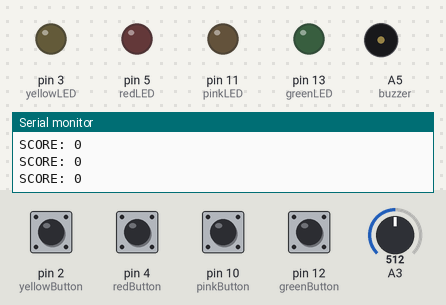
The sketch below on a simulated Arduino Uno, built with avr-gcc and run on an emulated ATmega328P. Shown: output pins drawn as LEDs (lit = HIGH), buzzer (waves = sounding), the last lines printed to the serial monitor. The inputs (shaded band) are chosen by the test bench; at power-on: pin 2 (yellowButton), pin 4 (redButton), pin 10 (pinkButton), pin 12 (greenButton) HIGH, A3 = 512. Random numbers use the default seed unless the sketch sets one.

Above: at 1.2 s.
1.3 s: A3 set to 0
At 3.8 s:
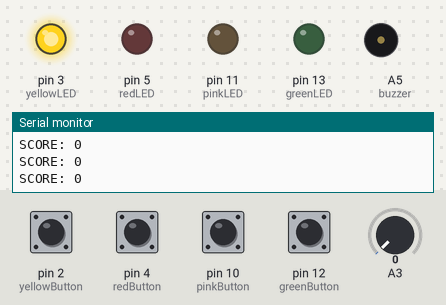
At 6.0 s:
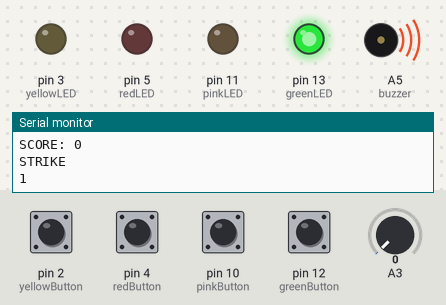
9.5 s: pin 4 (redButton) pulled LOW for 1 s
18.9 s: pin 10 (pinkButton) pulled LOW for 0.15 s
At 25.8 s:
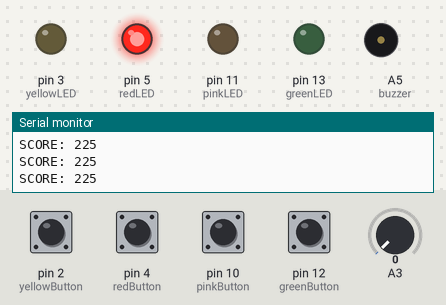
26.2 s: pin 4 (redButton) pulled LOW for 0.15 s
Timing chart, 0 to 67.9 s (numbered marks = the images above; inputs shaded):
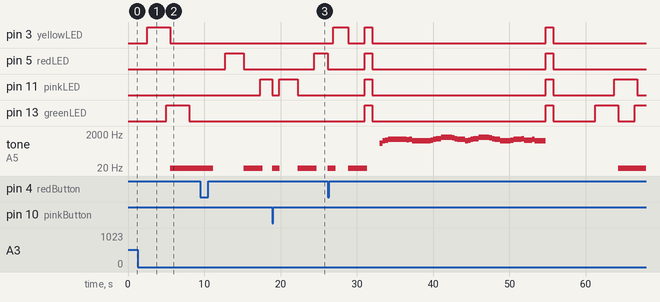

Measured:
- after the input at 1.3 s, pin 3 (yellowLED): LOW → HIGH after 1.2 s, → LOW 3.0 s later; pin 13 (greenLED): LOW → HIGH after 3.7 s, → LOW 3.0 s later
- after the input at 18.9 s, pin 5 (redLED): LOW → HIGH after 5.5 s
- by itself, tone on A5 (buzzer): plays 16 Hz for 1.0 s, 5 Hz for 2.5 s, 587 Hz for 0.35 s, 784 Hz for 0.35 s, 880 Hz for 0.35 s, 988 Hz for 2.5 s … (33 notes in this stretch)

The sketch:

wackamole1d.ino
```cpp
//assign digital pins for LED and button
int pinkLED = 11;
int pinkButton = 10;

int redLED = 5;
int redButton = 4;

int greenLED = 13;
int greenButton = 12;

int yellowLED = 3;
int yellowButton = 2;

int buzzer = A5;

//declare and initialise global variables
bool stopGame = false;
int score = 0;
int strike = 0;
int points = 100;
double lifeSpan = 3000;
int getFaster = 10000;

unsigned long gameTime;
unsigned long updateGame;
unsigned long clockOne;
unsigned long clockTwo;

//game over tune
int numTones = 62;

int tones[] = {587, 784, 880, 988, 988, 988, 988, 988, 988, 988, 932, 988, 784,
               784, 784, 784, 784, 784, 784, 880, 988, 1047, 1047, 1319, 1319, 1319, 1319,
               1175, 1047, 988, 988, 988, 784, 880, 988, 1047, 1047, 1319, 1319, 1319, 1319,
               1175, 1047, 988, 988, 784, 784, 784, 784, 880, 988, 988, 988, 1047, 880, 880,
               880, 988, 784, 784, 784, 784
              };

//Serial Monitor display functions for Strike and Score
void displayStrike() {
  Serial.println("");
  Serial.println("STRIKE ");
  Serial.print(strike);
  delay(2000);
}

void displayScore() {
  Serial.println("");
  Serial.print("SCORE: ");
  Serial.print(score);
}

class Mole {
  public:
    bool out;
    int moleButton;
    int moleLight;

    unsigned long exposedTime = millis();
    unsigned long escapeTime = exposedTime + lifeSpan;

    Mole(int button, int LED) {
      moleButton = button;
      moleLight = LED;
      out = false;
    }

    void changeExposedTime() {
      exposedTime = millis();
      escapeTime = exposedTime + lifeSpan;
    }

    bool isOut() {
      return out;
    }

    void hide() {
      out = false;
      lightSwitch();
    }

    void popOut() {
      out = true;
      lightSwitch();
    }

    void lightSwitch() {
      if (out) {
        digitalWrite(moleLight, HIGH);
      }
      if (!out) {
        digitalWrite(moleLight, LOW);
      }
    }

    void wasHit(bool buttonPressed) {
       //if pressed and mole is out
      if (out && buttonPressed) {
        out = false;
        tone(buzzer, 16.35, 1000);
        lightSwitch();
        //got rid of a delay here
        score += points;
        delay(150);
      }
      //if pressed but the mole has been out for too long
      if (out && gameTime > escapeTime) {
        strike++;
        tone(buzzer, 5, 2500);
        out = false;
        lightSwitch();
        displayStrike();
        delay(150);
      }
}
};

Mole pinkMole(pinkButton, pinkLED);
Mole greenMole(greenButton, greenLED);
Mole redMole(redButton, redLED);
Mole yellowMole(yellowButton, yellowLED);

//game difficulty updated such that each mole appears faster
void updateGameDifficulty() {
  if (gameTime > updateGame + getFaster) {
    lifeSpan *= 0.8;
    updateGame = millis();
    points += 25;
  }
  gameTime = millis();
}

//turn on LED at random
void randomMole() {
  int mole;
  randomSeed(analogRead(A3));
  mole = (int)random(0, 4);
  if (mole == 0) {
    if (!pinkMole.isOut()) {
      pinkMole.popOut();
      pinkMole.changeExposedTime();
    }
  }
  if (mole == 1) {
    if (!greenMole.isOut()) {
      greenMole.popOut();
      greenMole.changeExposedTime();
    }
  }
  if (mole == 2) {
    if (!redMole.isOut()) {
      redMole.popOut();
      redMole.changeExposedTime();
    }
  }
  if (mole == 3) {
    if (!yellowMole.isOut()) {
      yellowMole.popOut();
      yellowMole.changeExposedTime();
    }
  }
}

void flashMoles() {
  pinkMole.popOut();
  greenMole.popOut();
  redMole.popOut();
  yellowMole.popOut();
  delay(1000);
  pinkMole.hide();
  greenMole.hide();
  redMole.hide();
  yellowMole.hide();
  delay(1000);
}

void playtune() {
  for (int i = 0; i < numTones; i++) {
    tone(buzzer, tones[i]);
    delay(350);
  }
  noTone(buzzer);
}

void endGame() {
    flashMoles();
    Serial.println("");
    Serial.println(" GAME OVER!!!!");
    displayScore();
    playtune();
    flashMoles();
    Serial.println("");
    Serial.println(" GAME OVER!!!!");
    displayScore();
    delay(2000);
    stopGame = true;
}

void resetGlobalVar() {
  score = 0;
  strike = 0;
  lifeSpan = 3000;
  points = 100;
  getFaster = 10000;
  stopGame = false;
  gameTime = millis();
  updateGame = millis();
  clockOne = millis();
  clockTwo = millis();
}

void setup() {
  // put your setup code here, to run once:
  pinMode(pinkButton, INPUT_PULLUP);
  pinMode(pinkLED, OUTPUT);

  pinMode(greenButton, INPUT_PULLUP);
  pinMode(greenLED, OUTPUT);

  pinMode(redButton, INPUT_PULLUP);
  pinMode(redLED, OUTPUT);

  pinMode(yellowButton, INPUT_PULLUP);
  pinMode(yellowLED, OUTPUT);

  Serial.begin(9600);
  Serial.println("Welcome to the Game.");

  gameTime = millis();
  updateGame = millis();
  clockOne = millis();
  clockTwo = millis();
}

void loop() {
  // put your main code here, to run repeatedly:
    if (!stopGame)
    {
      displayScore();
      bool pinkB = (digitalRead(pinkButton) == 0);
      bool greenB = (digitalRead(greenButton) == 0);
      bool yellowB = (digitalRead(yellowButton) == 0);
      bool redB = (digitalRead(redButton) == 0);

      if (clockOne > clockTwo + 2500) {
        randomMole();
        clockTwo = millis();
      }

      pinkMole.wasHit(pinkB);
      greenMole.wasHit(greenB);
      yellowMole.wasHit(yellowB);
      redMole.wasHit(redB);

      updateGameDifficulty();
      clockOne = millis();
    }
    //game over condition
    if(strike==5)
    {
    endGame();
    resetGlobalVar();
    }
}
```
